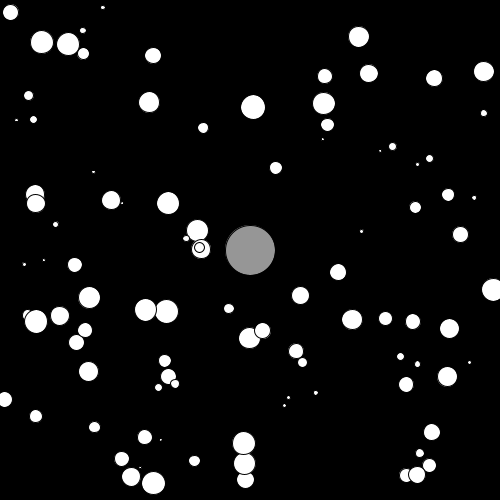
Frame 1 (no input)
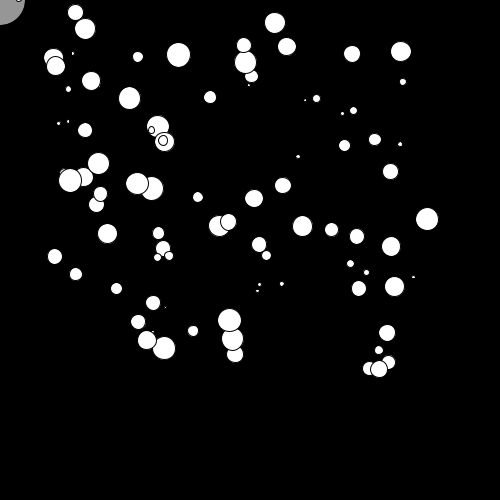
Frame 60 (the mouse pressed at the canvas centre just before this capture)
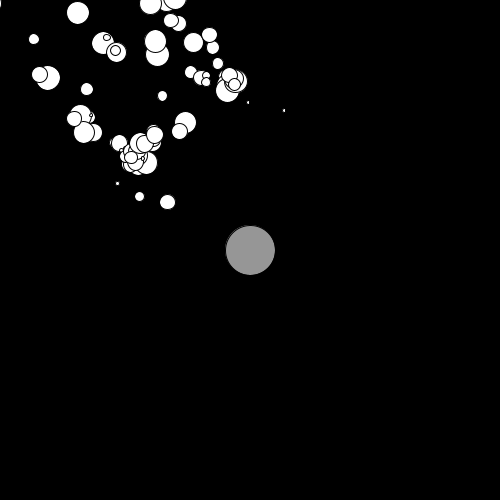
Frame 120 (the mouse held since frame 60 and released just before this capture)

The Processing sketch that drew these frames (run headless with seeded random() and noise(); from frame 60 on, the mouse is pressed at the canvas centre):

// Processing sketch: Particle_Forces
// ── Particle_Forces.pde
int num = 100;


Mover [] mover = new Mover[num];
Attractor a;


void setup(){
  size(500, 500);
  
  for(int i = 0; i < num; i++){
     mover[i] = new Mover(random(.1, 1), random(width), random(height));
  }
  
  a = new Attractor(); 
}

void draw(){
  background(0);
  
  a.display();
  a.startDragging();
  a.hover(mouseX, mouseY);
  
  for(int i = 0; i<num; i++){
    PVector force = a.attract(mover[i]);
    
    mover[i].applyForce(force);
    mover[i].update();
    mover[i].display();
  }
}

void mousePressed(){
  a.clicked(mouseX, mouseY);
}

void mouseReleased(){
  a.stopDragging(); 
}
// ── Attraction.pde
class Attractor{
  PVector position;
  
  float mass; //the weight of the object
  float G; //the constant gravitational force
  
  boolean rollover = false;
  boolean dragging = true;
  
  PVector dragOffset;
  
  Attractor(){
    position = new PVector(width/2, height/2);
    dragOffset = new PVector (0,0);
    mass = 50;
    G = .98;
  }
  
  PVector attract(Mover m){
    PVector force = PVector.sub(position, m.position);
    float d = force.mag();
    
    d = constrain(d, 5.0, 25.0);
    force.normalize();
    
    float strength = (G * mass * m.mass) / (d*d);
    force.mult(strength);
    return force;
  }
  
  
  void display(){
    fill(255);
    
    if(dragging){
      fill(150);
    }else if(rollover){
      fill(200);
    }else{
      fill(255);
    }
    
    ellipse(position.x, position.y, mass, mass);
  }
  
  //check if attractor is being clicked
  void clicked(int mX, int mY){
    float d = dist(mX, mY, position.x, position.y);
    
    if(d < mass){
      dragging = true;
      dragOffset.x = position.x - mX;
      dragOffset.y = position.y - mY;
    }
  }
  
  void hover(int mX, int mY){
    float d = dist(mX, mY, position.x, position.y);
    if(d<mass){
      rollover = true;
    }else{
      rollover = false;
    }
  }
  
  void stopDragging(){
    dragging = false;
  }
  
  void startDragging(){
    if(dragging){
      position.x = mouseX + dragOffset.x;
      position.y = mouseY + dragOffset.y;
    }
  }
}
  
// ── Mover.pde
class Mover{
  //PVector holds two pieces of data (like both x and y)
  
  PVector position;
  PVector velocity;
  PVector acceleration;
  
  float mass;
  
  //constructor is like setup -- setting up the paramaters that will be part of the main sketch
  //what makes a "mover" a "mover"
  Mover(float m, float x, float y){
    mass = m;
    position = new PVector(x, y);
    velocity = new PVector(1, 0);
    acceleration = new PVector(0,0);
  }
  
  //methods, what the "mover" does
  void applyForce(PVector force){
    PVector f = PVector.div(force, mass);
    acceleration.add(f);
  }
  
  void update(){
    velocity.add(acceleration);
    position.add(velocity);
    acceleration.mult(0);
  }
  
  void display(){
    fill(255);
    ellipse(position.x, position.y, mass*25, mass*25);
  }
}
  
 
